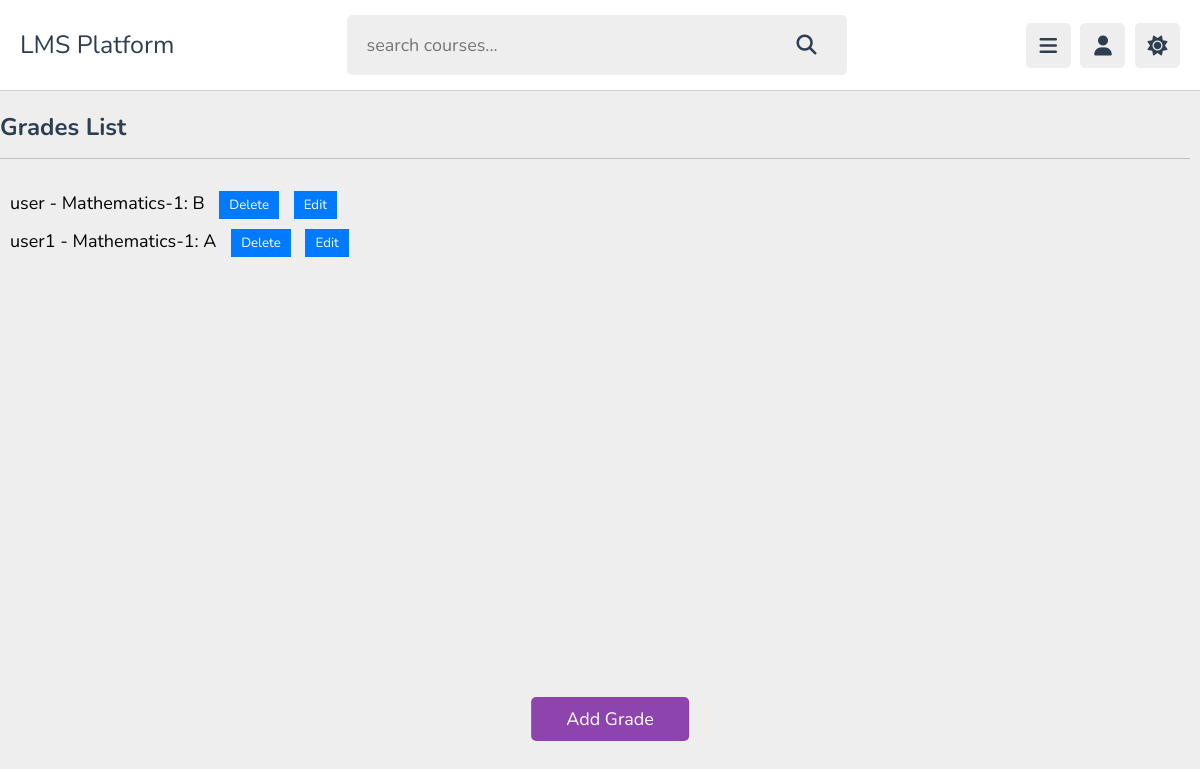
/grades/list_grades/ (signed in), run on the app's committed database.
### grades/models.py (models this page shows, shortened)
class Grade(models.Model):
    student = models.ForeignKey(User, on_delete=models.CASCADE)
    course = models.ForeignKey(Subject, on_delete=models.CASCADE)
    grade = models.CharField(max_length=2)

### curriculum/models.py (models this page shows, shortened)
class Subject(models.Model):
    subject_id = models.CharField(max_length=100, unique=True)
    name = models.CharField(max_length=100)
    slug = models.SlugField(null=True, blank=True)
    standard = models.ForeignKey(Standard, on_delete=models.CASCADE, related_name='subjects')
    image = models.ImageField(upload_to=save_subject_image, blank=True, verbose_name='Subject Image')
    description = models.TextField(max_length=500,blank=True)

### grades/views.py (the view)
# urls.py: path('list_grades/', views.list_grades, name='list_grades'),
@login_required
def list_grades(request):
    if request.user.userprofileinfo.user_type == 'teacher':
        grades = Grade.objects.all()
    else:
        grades = Grade.objects.filter(student=request.user)
    return render(request, 'grades/list_grades.html', {'grades': grades})

### app_users/context_processors.py (called while the page is built)
def profile_image(request):
    profile_image_url = 'https://example.com/path_to_default_image.png'
    if request.user.is_authenticated:
        try:
            user_profile = UserProfileInfo.objects.get(user=request.user)
            profile_image_url = user_profile.profile_pic.url
        except UserProfileInfo.DoesNotExist:
            pass
    return {'profile_image_url': profile_image_url}

### grades/templates/grades/list_grades.html (shortened to what this page needs)
{% load static %}
{% load crispy_forms_tags %}
<!DOCTYPE html>
<html lang="en">
<head>
   <link rel="stylesheet" href="https://cdnjs.cloudflare.com/ajax/libs/font-awesome/6.1.2/css/all.min.css">
   <link rel="stylesheet" href="{% static 'css/style.css' %}">
</head>
<body>
    <header class="header">
        <section class="flex">
           <a href="home.html" class="logo">LMS Platform</a>
           <form action="search.html" method="post" class="search-form">
              <input type="text" name="search_box" required placeholder="search courses..." maxlength="100">
              <button type="submit" class="fas fa-search"></button>
           </form>
           <div class="icons">
              <div id="menu-btn" class="fas fa-bars"></div>
              <div id="user-btn" class="fas fa-user"></div>
              <div id="toggle-btn" class="fas fa-sun"></div>
           </div>
        </section>
     </header>
<section class="form-container">
   <h1 class="heading">Grades List</h1>
    <ul>
        {% for grade in grades %}
            <li >{{ grade.student.username }} - {{ grade.course.name }}: {{ grade.grade }}
                {% if user.userprofileinfo.user_type == 'teacher' or user.is_superuser %}
               <a href="{% url 'grades:delete_grade' grade.id %}"><button type="button" >Delete</button></a>
               <a href="{% url 'grades:update_grade' grade.id %}"><button type="button"  >Edit</button></a>
               {% endif %}
            </li>
        {% empty %}
            <li>No grades available.</li>
        {% endfor %}
    </ul>
    {% if user.userprofileinfo.user_type == 'teacher' or user.is_superuser %}
    <div class="add-button">
    <a href="{% url 'grades:add_grade' %}"><button type="button" class="btn btn-success btn-lg btn-bloc" >Add Grade</button></a>
   </div>
   {% endif %}
</section>
</body>
</html>

### static/css/style.css (style rules this page uses)
:root { --main-color:#8e44ad; --red:#e74c3c; --orange:#f39c12; --light-color:#888; --light-bg:#eee; --black:#2c3e50; --white:#fff; --border:.1rem solid rgba(0,0,0,.2); }
* { font-family: 'Nunito', sans-serif; margin:0; padding:0; box-sizing: border-box; outline: none; border:none; text-decoration: none; }
html { font-size: 62.5%; overflow-x: hidden; }
body { background-color: var(--light-bg); padding-left: 30rem; }
section { padding:2rem; margin: 0 auto; max-width: 1200px; }
.heading { font-size: 2.5rem; color:var(--black); margin-bottom: 2.5rem; border-bottom: var(--border); padding-bottom: 1.5rem; text-transform: capitalize; }
.inline-btn, .inline-option-btn, .inline-delete-btn, .btn, .delete-btn, .option-btn { border-radius: .5rem; color:#fff; font-size: 1.8rem; cursor: pointer; text-transform: capitalize; padding:1rem 3rem; text-align: center; margin-top: 1rem; }
.btn, .delete-btn, .option-btn { display: block; width: 100%; }
.btn, .inline-btn { background-color: var(--main-color); }
.header { position: sticky; top:0; left:0; right: 0; background-color: var(--white); z-index: 1000; border-bottom: var(--border); }
.header .flex { display: flex; align-items: center; justify-content: space-between; position: relative; padding: 1.5rem 2rem; }
.header .flex .logo { font-size: 2.5rem; color: var(--black); }
.header .flex .search-form { width: 50rem; border-radius: .5rem; background-color: var(--light-bg); padding:1.5rem 2rem; display: flex; gap:2rem; }
.header .flex .search-form input { width: 100%; font-size: 1.8rem; color:var(--black); background:none; }
.header .flex .search-form button { background:none; font-size: 2rem; cursor: pointer; color:var(--black); }
.header .flex .icons div { font-size: 2rem; color:var(--black); background-color: var(--light-bg); border-radius: .5rem; height: 4.5rem; width: 4.5rem; line-height: 4.5rem; cursor: pointer; text-align: center; margin-left: .7rem; }
.form-container { min-height: calc(100vh - 20rem); display: flex; align-items: center; justify-content: center; }
@media (max-width:1200px) { body { padding-left: 0; } }

### grades/templates/grades/list_grades.html (style rules this page uses)
.form-container { width: 100%; margin: 0 auto; padding: 20px; position: relative; }
.heading { font-size: 24px; font-weight: bold; position: absolute; top: 20px; left: 0; right : 10px; }
ul { font-size: 18px; list-style-type: none; padding: 0; position: absolute; top: 100px; left: 10px; }
li { margin-bottom: 10px; }
button { background-color: #007BFF; color: #fff; border: none; padding: 5px 10px; margin-left: 10px; cursor: pointer; }
.add-button { position: absolute; bottom: -50px; left: 50%; transform: translateX(-50%); }

### data on the page
Grade: student.username "user", course.name "Mathematics-1", grade "B"
Grade: student.username "user1", course.name "Mathematics-1", grade "A"
